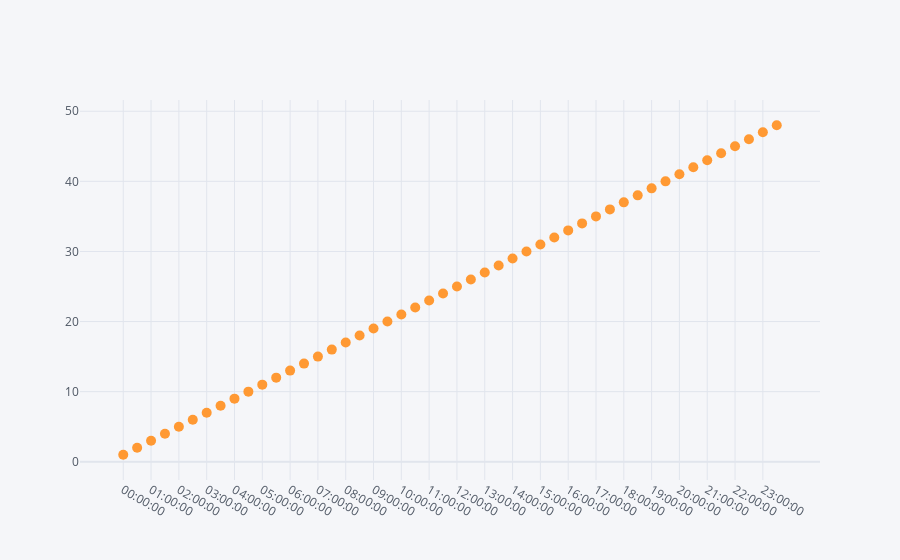

Write notebook code for a chart like this one.
### Code cell
xl.iplot(kind='scatter',x='Time',y='Temperature',mode='markers',size=10)

### Figure 1 — Plotly figure (JSON) as saved in the notebook; plotly's stock layout.template omitted (floating-point values rounded to 4 significant figures)
{"data": [{"line": {"color": "rgba(255, 153, 51, 1.0)", "dash": "solid", "shape": "linear", "width": 1.3}, "marker": {"size": 10, "symbol": "circle"}, "mode": "markers", "name": "Temperature", "text": "", "type": "scatter", "x": ["00:00:00", "00:30:00", "01:00:00", "01:30:00", "02:00:00", "02:30:00", "03:00:00", "03:30:00", "04:00:00", "04:30:00", "05:00:00", "05:30:00", "06:00:00", "06:30:00", "07:00:00", "07:30:00", "08:00:00", "08:30:00", "09:00:00", "09:30:00", "10:00:00", "10:30:00", "11:00:00", "11:30:00", "12:00:00", "12:30:00", "13:00:00", "13:30:00", "14:00:00", "14:30:00", "15:00:00", "15:30:00", "16:00:00", "16:30:00", "17:00:00", "17:30:00", "18:00:00", "18:30:00", "19:00:00", "19:30:00", "20:00:00", "20:30:00", "21:00:00", "21:30:00", "22:00:00", "22:30:00", "23:00:00", "23:30:00"], "y": [1, 2, 3, 4, 5, 6, 7, 8, 9, 10, 11, 12, 13, 14, 15, 16, 17, 18, 19, 20, 21, 22, 23, 24, 25, 26, 27, 28, 29, 30, 31, 32, 33, 34, 35, 36, 37, 38, 39, 40, 41, 42, 43, 44, 45, 46, 47, 48]}], "layout": {"legend": {"bgcolor": "#F5F6F9", "font": {"color": "#4D5663"}}, "paper_bgcolor": "#F5F6F9", "plot_bgcolor": "#F5F6F9", "title": {"font": {"color": "#4D5663"}}, "xaxis": {"gridcolor": "#E1E5ED", "showgrid": true, "tickfont": {"color": "#4D5663"}, "title": {"font": {"color": "#4D5663"}, "text": ""}, "zerolinecolor": "#E1E5ED"}, "yaxis": {"gridcolor": "#E1E5ED", "showgrid": true, "tickfont": {"color": "#4D5663"}, "title": {"font": {"color": "#4D5663"}, "text": ""}, "zerolinecolor": "#E1E5ED"}}}
